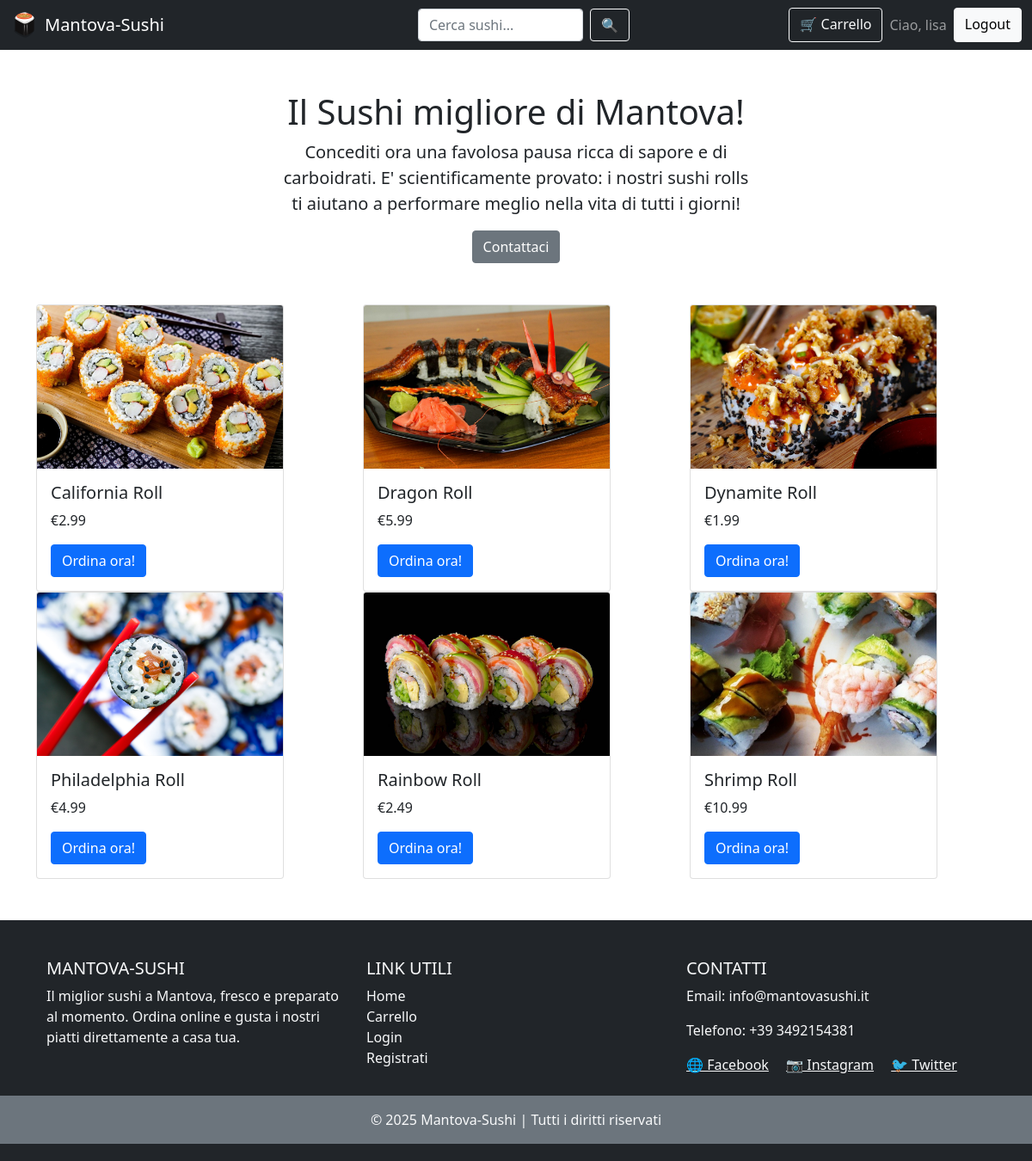
Screenshot of /rolls/ (signed in) with the database file from the repository.
### rolls/models.py (models this page shows, shortened)
class Roll(models.Model):
    nome = models.CharField(max_length=20)
    prezzo = models.FloatField()
    immagine = models.ImageField()
    class Meta:
        verbose_name = "Prodotto"
        verbose_name_plural = "Prodotti"

### rolls/views.py (the view)
# urls.py: path('', views.rolls, name='home'),
def rolls(request):
    rolls = Roll.objects.all()
    return render(request, 'rolls/sushi-rolls.html', {'rolls': rolls})

### rolls/templates/rolls/sushi-rolls.html
{% extends 'rolls/common.html'%}
{% block content %}
 <div class="container my-5 text-center" style="max-width:580px">
        <h1>Il Sushi migliore di Mantova!</h1>
        <p class="lead">Concediti ora una favolosa pausa ricca di sapore e di carboidrati. E'
            scientificamente provato: i nostri sushi rolls ti aiutano a performare meglio nella vita di tutti i giorni!
        </p>
        <a href="{% url 'contattaci' %}" type="button"  class="btn btn-secondary">Contattaci</a>
    </div>
    <div class="container">
        <div class="row">
            {% for roll in rolls %}
            <div class="col-sm">
                <div class="card" style="width: 18rem;">
                    <img src="{{roll.immagine.url}}" class="card-img-top" alt="...">
                    <div class="card-body">
                        <h5 class="card-title">{{roll.nome}} Roll</h5>
                        <p class="card-text">€{{roll.prezzo}} </p>
                        <a href="{% url 'aggiungi_al_carrello' roll.id %}" class="btn btn-primary">Ordina ora!</a>
                    </div>
                </div>
            </div>
            {% endfor %}
        </div>
    </div>
{% endblock %}

### rolls/templates/rolls/common.html (shortened to what this page needs)
<!doctype html>
<html lang="en">
<head>
    <link href="https://cdn.jsdelivr.net/npm/bootstrap@5.0.0-beta2/dist/css/bootstrap.min.css" rel="stylesheet"
>
</head>
<body>
    <nav class="navbar navbar-dark bg-dark">
        <div class="container-fluid">
            <a class="navbar-brand d-flex align-items-center" href="{% url 'home' %}">
                {% load static %}
                <img src="{% static 'rolls/logo.png' %}" alt="Logo" width="32" height="32" class="d-inline-block align-top me-2">
                Mantova-Sushi
            </a>
            <div class="d-flex justify-content-center flex-grow-1" style="margin-left: 8%;">
                <form class="d-flex" method="get" action="{% url 'search' %}" style="width: 40%;">
                    <input class="form-control me-2" type="search" name="q" placeholder="Cerca sushi..." aria-label="Search">
                    <button class="btn btn-outline-light" type="submit">🔍</button>
                </form>
            </div>
            <div class="d-flex ms-auto">
                <a href="{% url 'carrello' %}" class="btn btn-outline-light position-relative me-2">
                    🛒 Carrello
                </a>
                {% if user.is_authenticated %}
                    <span class="navbar-text me-2">Ciao, {{ user.first_name|default:user.username }}</span>
                    <a href="{% url 'logout' %}" class="btn btn-light">Logout</a>
                {% else %}
                    <a href="{% url 'login' %}?next={{ request.path }}" class="btn btn-light me-2">Login</a>
                    <a href="{% url 'signup' %}" class="btn btn-warning">Registrati</a>
                {% endif %}
            </div>
        </div>
    </nav>
    <main>
        {% block content %}
        {% endblock %}
    </main>
    <footer class="bg-dark text-light text-center text-lg-start mt-5">
        <div class="container p-4">
            <div class="row">
                <div class="col-lg-4 col-md-6 mb-4 mb-md-0">
                    <h5 class="text-uppercase">Mantova-Sushi</h5>
                    <p>
                        Il miglior sushi a Mantova, fresco e preparato al momento.
                        Ordina online e gusta i nostri piatti direttamente a casa tua.
                    </p>
                </div>
                <div class="col-lg-4 col-md-6 mb-4 mb-md-0">
                    <h5 class="text-uppercase">Link utili</h5>
                    <ul class="list-unstyled mb-0">
                        <li><a href="{% url 'home' %}" class="text-light text-decoration-none">Home</a></li>
                        <li><a href="{% url 'carrello' %}" class="text-light text-decoration-none">Carrello</a></li>
                        <li><a href="{% url 'login' %}" class="text-light text-decoration-none">Login</a></li>
                        <li><a href="{% url 'signup' %}" class="text-light text-decoration-none">Registrati</a></li>
                    </ul>
                </div>
                <div class="col-lg-4 col-md-12 mb-4 mb-md-0">
                    <h5 class="text-uppercase">Contatti</h5>
                    <p>Email: info@mantovasushi.it</p>
                    <p>Telefono: +39 3492154381</p>
                    <div>
                        <a href="#" class="text-light me-3">🌐 Facebook</a>
                        <a href="#" class="text-light me-3">📷 Instagram</a>
                        <a href="#" class="text-light">🐦 Twitter</a>
                    </div>
                </div>
            </div>
        </div>
        <div class="text-center p-3 bg-secondary">
            © 2025 Mantova-Sushi | Tutti i diritti riservati
        </div>
    </footer>
</body>
</html>

### rolls/templates/rolls/common.html (style rules this page uses)
body { display: flex; flex-direction: column; min-height: 100vh; }
main { flex: 1; }
footer { background-color: #212529; color: white; padding: 20px 0; }

### rows the page displays
Roll: immagine (picture), nome "California", prezzo "2.99"
Roll: immagine (picture), nome "Dragon", prezzo "5.99"
Roll: immagine (picture), nome "Dynamite", prezzo "1.99"
Roll: immagine (picture), nome "Philadelphia", prezzo "4.99"
Roll: immagine (picture), nome "Rainbow", prezzo "2.49"
Roll: immagine (picture), nome "Shrimp", prezzo "10.99"

### other values shown
{{ user.first_name|default:user.username }} "lisa"
